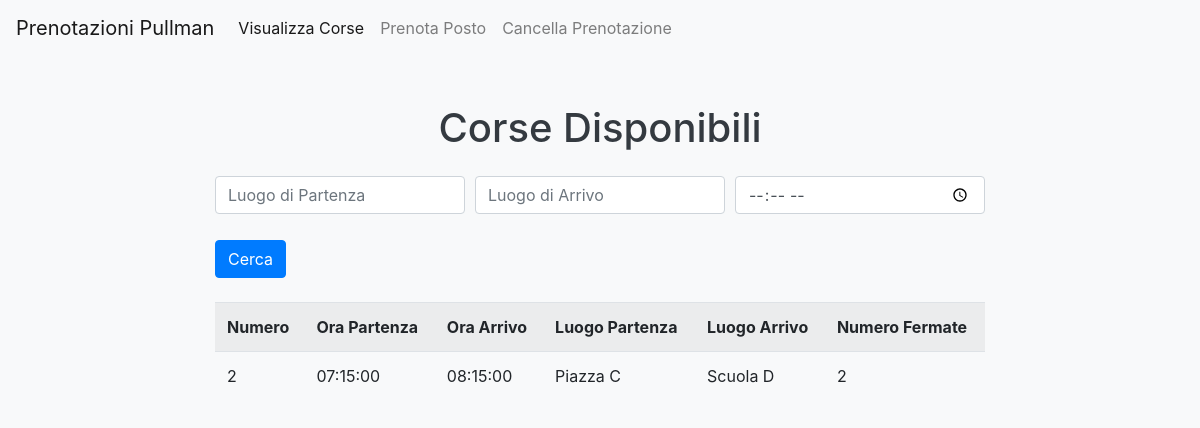
Screenshot of /index.php?luogoP=Piazza C with the database file from the repository.
### tables this page shows
CREATE TABLE `Corsa` (
  `num` int(11) NOT NULL,
  `oraP` time DEFAULT NULL,
  `oraA` time DEFAULT NULL,
  `luogoP` varchar(100) DEFAULT NULL,
  `luogoA` varchar(100) DEFAULT NULL,
  `nFermate` int(11) DEFAULT NULL
);

### index.php (the view, shortened to what this page needs)
<!DOCTYPE html>
<html>
<head>
    <link rel="stylesheet" href="https://maxcdn.bootstrapcdn.com/bootstrap/4.5.2/css/bootstrap.min.css">
    <link rel="stylesheet" type="text/css" href="style.css">
</head>
<body>
    <nav class="navbar navbar-expand-lg navbar-light bg-light">
        <a class="navbar-brand" href="index.php">Prenotazioni Pullman</a>
        <div class="collapse navbar-collapse" id="navbarNav">
            <ul class="navbar-nav">
                <li class="nav-item active">
                    <a class="nav-link" href="index.php">Visualizza Corse</a>
                </li>
                <li class="nav-item">
                    <a class="nav-link" href="prenota_posto.php">Prenota Posto</a>
                </li>
                <li class="nav-item">
                    <a class="nav-link" href="cancella_prenotazione.php">Cancella Prenotazione</a>
                </li>
            </ul>
        </div>
    </nav>
    <div class="container mt-5">
        <h1 class="text-center mb-4">Corse Disponibili</h1>
        <form method="GET" action="index.php" class="mb-4">
            <div class="form-row">
                <div class="col-md-4 mb-3">
                    <input type="text" class="form-control" name="luogoP" placeholder="Luogo di Partenza">
                </div>
                <div class="col-md-4 mb-3">
                    <input type="text" class="form-control" name="luogoA" placeholder="Luogo di Arrivo">
                </div>
                <div class="col-md-4 mb-3">
                    <input type="time" class="form-control" name="oraP" placeholder="Ora di Partenza">
                </div>
            </div>
            <button type="submit" class="btn btn-primary">Cerca</button>
        </form>
        <?php
        $servername = "localhost";
        $username = "root";
        $password = "";
        $dbname = "Movet";
        $conn = new mysqli($servername, $username, $password, $dbname);
        $sql = "SELECT * FROM Corsa WHERE 1=1";
        if (!empty($_GET['luogoP'])) {
            $luogoP = $_GET['luogoP'];
            $sql .= " AND luogoP LIKE '%$luogoP%'";
        }
        $result = $conn->query($sql);
        if ($result->num_rows > 0) {
            echo "<table class='table table-striped'><tr><th>Numero</th><th>Ora Partenza</th><th>Ora Arrivo</th><th>Luogo Partenza</th><th>Luogo Arrivo</th><th>Numero Fermate</th></tr>";
            while($row = $result->fetch_assoc()) {
                echo "<tr><td>" . $row["num"]. "</td><td>" . $row["oraP"]. "</td><td>" . $row["oraA"]. "</td><td>" . $row["luogoP"]. "</td><td>" . $row["luogoA"]. "</td><td>" . $row["nFermate"]. "</td></tr>";
            }
            echo "</table>";
        } else {
            echo "<p class='text-center'>Nessuna corsa trovata.</p>";
        }
        ?>
    </div>
</body>
</html>

### style.css (style rules this page uses)
body { background-color: #f8f9fa; }
h1 { color: #343a40; margin-top: 20px; }
.container { max-width: 800px; margin: auto; }
.table { margin-top: 20px; }
.btn-primary { background-color: #007bff; border-color: #007bff; }
.form-control { margin-bottom: 10px; }

### rows the page displays
corsa: num "2", oraP "07:15:00", oraA "08:15:00", luogoP "Piazza C", luogoA "Scuola D", nFermate "2"
